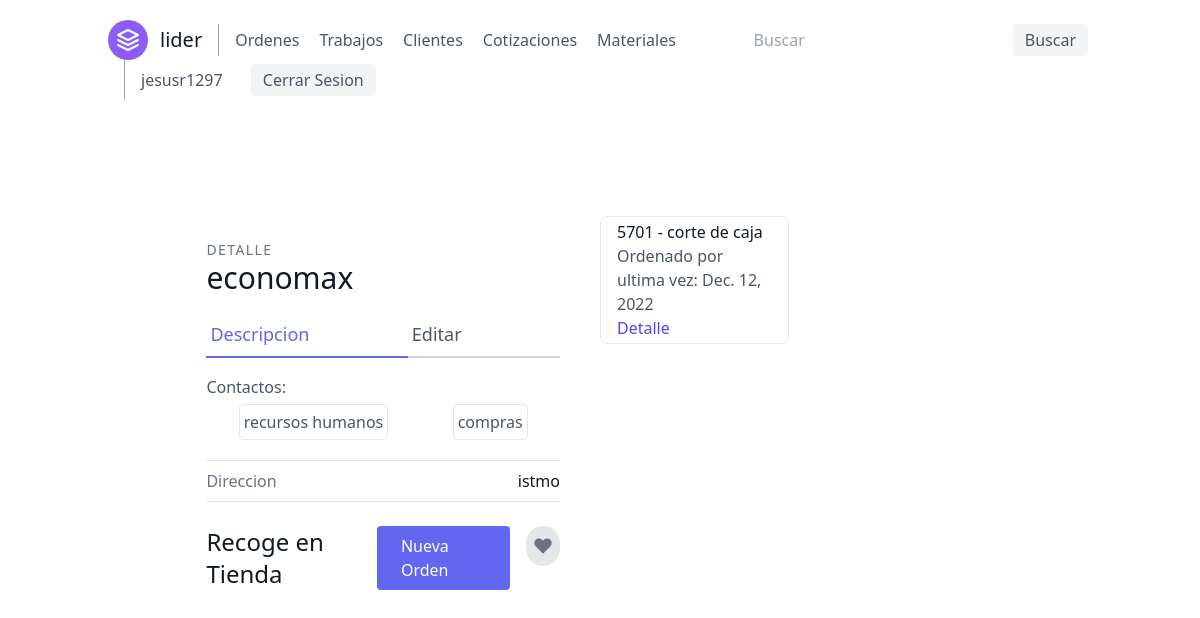
Page /clientes/detalle/1 (signed in) on the earlier database version.
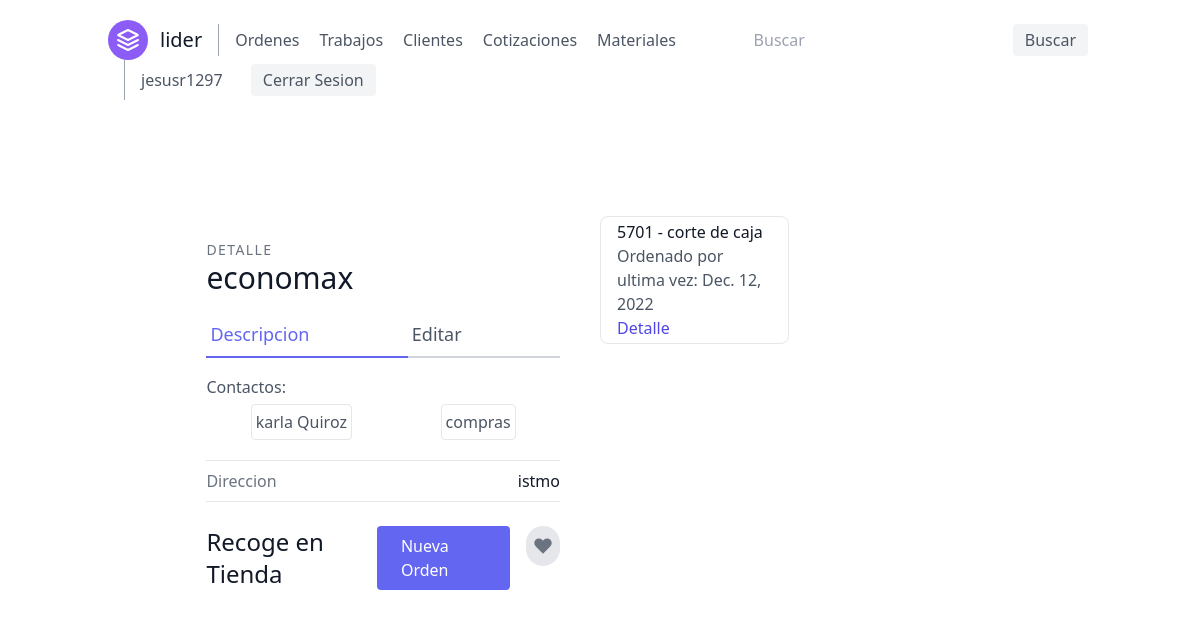
Same page on the later database version.
### orders/models.py (models this page shows)
class CustomerContact(models.Model):
    company = models.ForeignKey(Customer, on_delete=models.CASCADE)
    name = models.CharField(verbose_name='Nombre de quien ordena', max_length=50)
    department = models.CharField(verbose_name='Departamento', null=True, blank=True, max_length=30)
    contact = models.CharField(verbose_name='Telefono o Correo', max_length=30)
    def __str__(self):
        return self.name

### customers/views.py (the view)
# urls.py: path('detalle/<int:pk>', views.CustomerDetailView.as_view(), name='customer-detail'),
class CustomerDetailView(LoginRequiredMixin, DetailView):
    model = Customer
    template_name = 'customers/customer_detail.html'
    def get_context_data(self, **kwargs):
        context = super(CustomerDetailView, self).get_context_data(**kwargs)
        customer_id = kwargs['object'].id
        queryset = Lider.objects.filter(customer_id=customer_id).order_by('-lider_id')
        context.update({
            "lider_list": queryset
        })
        return context

### orders/models.py (called while the page is built)
    @property
    def delivery(self):
        return 'Entrega a Domicilio' if self.shipping else 'Recoge en Tienda'

    @property
    def contact_list(self):
        return CustomerContact.objects.filter(company_id=self.id)

    @property
    def last_ordered(self):
        last_orderitem = Order.objects.filter(orderitem__lider__lider_id=self.lider_id).last()
        return last_orderitem.date_ordered if last_orderitem else "No ordenado"

### customers/templates/customers/customer_detail.html
{% extends 'base.html' %}
{% block content %}
    <section class="text-gray-600 body-font overflow-hidden">
        <div class="container px-5 py-24 mx-auto">
            <div class="lg:w-4/5 mx-auto flex flex-wrap">
                <div class="lg:w-1/2 w-full lg:pr-10 lg:py-6 mb-6 lg:mb-0">
                    <h2 class="text-sm title-font text-gray-500 tracking-widest">DETALLE</h2>
                    <h1 class="text-gray-900 text-3xl title-font font-medium mb-4">{{ customer.name_company }}</h1>
                    <div class="flex mb-4">
                        <a class="flex-grow text-indigo-500 border-b-2 border-indigo-500 py-2 text-lg px-1">Descripcion</a>
                        <a class="flex-grow border-b-2 border-gray-300 py-2 text-lg px-1"
                           href="{% url 'customer-update' customer.id %}">Editar</a>
                    </div>
                    <div class="mb-4">
                        <p class="leading-relaxed">Contactos:</p>
                        <div class="flex flex-wrap justify-around">
                            {% for contact in customer.contact_list %}
                                <a class="leading-relaxed border border-inherit p-1 my-1 rounded"
                                href="{% url 'customer-contact-detail' contact.id %}">{{ contact }}</a>
                            {% endfor %}
                        </div>
                    </div>
                    <div class="flex border-t border-b mb-6 border-gray-200 py-2">
                        <span class="text-gray-500">Direccion</span>
                        <span class="ml-auto text-gray-900">{{ object.address }}</span>
                    </div>
                    <div class="flex">
                        <span class="title-font font-medium text-2xl text-gray-900">{{ customer.delivery }}</span>
                        <a class="flex ml-auto text-white bg-indigo-500 border-0 py-2 px-6 focus:outline-none hover:bg-indigo-600 rounded"
                           href="{% url 'order-create-from-customer' customer.id %}">
                            Nueva Orden
                        </a>
                        <button class="rounded-full w-10 h-10 bg-gray-200 p-0 border-0 inline-flex items-center justify-center text-gray-500 ml-4">
                            <svg fill="currentColor" stroke-linecap="round" stroke-linejoin="round" stroke-width="2"
                                 class="w-5 h-5" viewBox="0 0 24 24">
                                <path d="M20.84 4.61a5.5 5.5 0 00-7.78 0L12 5.67l-1.06-1.06a5.5 5.5 0 00-7.78 7.78l1.06 1.06L12 21.23l7.78-7.78 1.06-1.06a5.5 5.5 0 000-7.78z"></path>
                            </svg>
                        </button>
                    </div>
                </div>
                <div class="lg:w-1/2 w-full lg:h-auto h-64 object-cover object-center rounded">
                    <div class="flex flex-wrap -m-2">
                        {% for lider in lider_list %}
                            <div class="p-2 lg:w-1/2 md:w-1/2 w-full h-36">
                                <div class="h-full flex items-center border-gray-200 border p-4 rounded-lg">
                                    <div class="flex-grow">
                                        <h2 class="text-gray-900 title-font font-medium">{{ lider.lider_id }}
                                            - {{ lider.doc_description|lower }}</h2>
                                        <p>Ordenado por ultima vez: {{ lider.last_ordered }}</p>
                                        <a href="{% url 'lider-detail' lider.pk %}"
                                           class="text-indigo-600 hover:text-blue-500">Detalle</a>
                                    </div>
                                </div>
                            </div>
                        {% endfor %}
                    </div>
                </div>
            </div>
        </div>
    </section>
{% endblock %}

Differences in the rows shown:
changed CustomerContact: name "recursos humanos" → "karla Quiroz"
